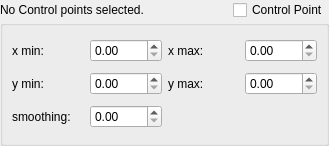
<?xml version="1.0" encoding="UTF-8"?>
<ui version="4.0">
 <class>ControlPointView</class>
 <widget class="QWidget" name="ControlPointView">
  <property name="geometry">
   <rect>
    <x>0</x>
    <y>0</y>
    <width>329</width>
    <height>146</height>
   </rect>
  </property>
  <property name="sizePolicy">
   <sizepolicy hsizetype="Preferred" vsizetype="Preferred">
    <horstretch>0</horstretch>
    <verstretch>0</verstretch>
   </sizepolicy>
  </property>
  <property name="windowTitle">
   <string>Form</string>
  </property>
  <layout class="QVBoxLayout" name="verticalLayout">
   <property name="spacing">
    <number>0</number>
   </property>
   <property name="leftMargin">
    <number>0</number>
   </property>
   <property name="topMargin">
    <number>0</number>
   </property>
   <property name="rightMargin">
    <number>0</number>
   </property>
   <property name="bottomMargin">
    <number>0</number>
   </property>
   <item>
    <layout class="QHBoxLayout" name="horizontalLayout">
     <property name="spacing">
      <number>0</number>
     </property>
     <item>
      <widget class="QLabel" name="coord">
       <property name="sizePolicy">
        <sizepolicy hsizetype="MinimumExpanding" vsizetype="Preferred">
         <horstretch>0</horstretch>
         <verstretch>0</verstretch>
        </sizepolicy>
       </property>
       <property name="minimumSize">
        <size>
         <width>150</width>
         <height>0</height>
        </size>
       </property>
       <property name="text">
        <string>No Control points selected.</string>
       </property>
      </widget>
     </item>
     <item>
      <widget class="QCheckBox" name="controlPointCheckBox">
       <property name="text">
        <string>Control Point</string>
       </property>
      </widget>
     </item>
    </layout>
   </item>
   <item>
    <widget class="QGroupBox" name="groupBox">
     <property name="enabled">
      <bool>true</bool>
     </property>
     <property name="minimumSize">
      <size>
       <width>150</width>
       <height>0</height>
      </size>
     </property>
     <property name="title">
      <string/>
     </property>
     <layout class="QGridLayout" name="gridLayout">
      <item row="0" column="1">
       <widget class="QDoubleSpinBox" name="xBoundMax">
        <property name="enabled">
         <bool>true</bool>
        </property>
       </widget>
      </item>
      <item row="0" column="3">
       <widget class="QDoubleSpinBox" name="xBoundMin">
        <property name="enabled">
         <bool>true</bool>
        </property>
       </widget>
      </item>
      <item row="0" column="0">
       <widget class="QLabel" name="xBoundMinLabel">
        <property name="enabled">
         <bool>true</bool>
        </property>
        <property name="text">
         <string>x min:</string>
        </property>
       </widget>
      </item>
      <item row="1" column="3">
       <widget class="QDoubleSpinBox" name="yBoundMin">
        <property name="enabled">
         <bool>true</bool>
        </property>
       </widget>
      </item>
      <item row="1" column="0">
       <widget class="QLabel" name="yBoundMinLabel">
        <property name="enabled">
         <bool>true</bool>
        </property>
        <property name="text">
         <string>y min:</string>
        </property>
       </widget>
      </item>
      <item row="2" column="0">
       <widget class="QLabel" name="smoothingLabel">
        <property name="text">
         <string>smoothing:</string>
        </property>
       </widget>
      </item>
      <item row="1" column="2">
       <widget class="QLabel" name="yBoundMaxLabel">
        <property name="enabled">
         <bool>true</bool>
        </property>
        <property name="text">
         <string>y max:</string>
        </property>
       </widget>
      </item>
      <item row="2" column="1">
       <widget class="QDoubleSpinBox" name="smoothingValue">
        <property name="enabled">
         <bool>true</bool>
        </property>
       </widget>
      </item>
      <item row="0" column="2">
       <widget class="QLabel" name="xBoundMaxLabel">
        <property name="enabled">
         <bool>true</bool>
        </property>
        <property name="text">
         <string>x max:</string>
        </property>
       </widget>
      </item>
      <item row="1" column="1">
       <widget class="QDoubleSpinBox" name="yBoundMax">
        <property name="enabled">
         <bool>true</bool>
        </property>
       </widget>
      </item>
     </layout>
    </widget>
   </item>
  </layout>
 </widget>
 <resources/>
 <connections/>
</ui>
